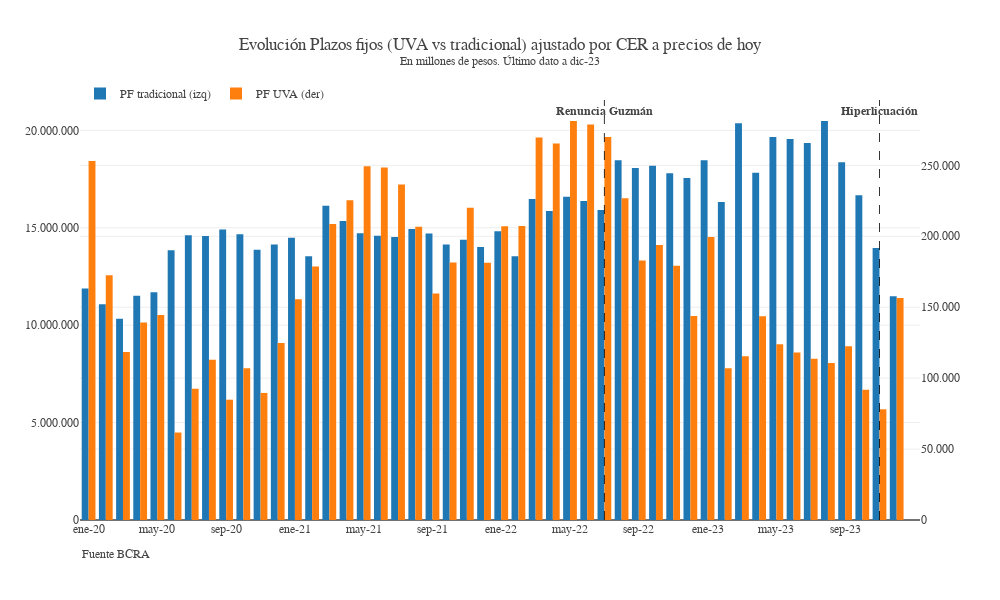

The code cell stored with this chart in its notebook:
### Code cell
fig = go.Figure()

fig.add_trace(go.Bar(x = df_ajustado_mensual.index, y = df_ajustado_mensual["pf_trad_total"], yaxis='y1',offsetgroup=1, name="PF tradicional (izq)"))
fig.add_trace(go.Bar(x = df_ajustado_mensual.index, y = df_ajustado_mensual["pf_uva_total"], yaxis='y2',offsetgroup=2, name = "PF UVA (der)"))
ultimo_dato = df_ajustado_mensual["pf_uva_total"].iloc[-1]
ultimo_mes = df_ajustado_mensual.index[-1]
fig.update_layout(
  template = None, legend_orientation = "h", legend_y=1.05, separators = ",.",
  height = 600, width = 1_000, font_family="georgia",
  title_text = f"Evolución Plazos fijos (UVA vs tradicional) ajustado por CER a precios de hoy<br><sup>En millones de pesos. Último dato a {ultimo_mes}",
  yaxis2=dict(
      overlaying='y',
      side='right',
      tickformat = ","
  )
)
fig.update_yaxes(tickformat = ",")
fig.update_xaxes(nticks = 15)
fig.add_vline(x = "jul-22", line_dash = "dash", line_width=.8)
fig.add_annotation(text="<b>Renuncia Guzmán", x="jul-22",showarrow=False, y = 21_000_000)
fig.add_vline(x="nov-23", line_dash = "dash", line_width = .8)
fig.add_annotation(text="<b>Hiperlicuación", x="nov-23",showarrow=False, y =21_000_000)
fig.add_annotation(text = "Fuente BCRA", xref="paper",yref="paper", x=0, y=-.1, showarrow=False)

### Figure 1 — Plotly figure (JSON) as saved in the notebook; plotly's stock layout.template omitted (floating-point values rounded to 4 significant figures)
{"data": [{"name": "PF tradicional (izq)", "offsetgroup": "1", "type": "bar", "x": ["ene-20", "feb-20", "mar-20", "abr-20", "may-20", "jun-20", "jul-20", "ago-20", "sep-20", "oct-20", "nov-20", "dic-20", "ene-21", "feb-21", "mar-21", "abr-21", "may-21", "jun-21", "jul-21", "ago-21", "sep-21", "oct-21", "nov-21", "dic-21", "ene-22", "feb-22", "mar-22", "abr-22", "may-22", "jun-22", "jul-22", "ago-22", "sep-22", "oct-22", "nov-22", "dic-22", "ene-23", "feb-23", "mar-23", "abr-23", "may-23", "jun-23", "jul-23", "ago-23", "sep-23", "oct-23", "nov-23", "dic-23"], "y": [11880000.0, 11080000.0, 10340000.0, 11520000.0, 11690000.0, 13850000.0, 14620000.0, 14580000.0, 14910000.0, 14660000.0, 13870000.0, 14140000.0, 14480000.0, 13540000.0, 16130000.0, 15350000.0, 14720000.0, 14590000.0, 14520000.0, 14940000.0, 14710000.0, 14140000.0, 14380000.0, 14020000.0, 14820000.0, 13540000.0, 16480000.0, 15860000.0, 16590000.0, 16370000.0, 15920000.0, 18470000.0, 18070000.0, 18180000.0, 17810000.0, 17560000.0, 18460000.0, 16320000.0, 20370000.0, 17830000.0, 19670000.0, 19560000.0, 19350000.0, 20480000.0, 18360000.0, 16670000.0, 13970000.0, 11490000.0], "yaxis": "y"}, {"name": "PF UVA (der)", "offsetgroup": "2", "type": "bar", "x": ["ene-20", "feb-20", "mar-20", "abr-20", "may-20", "jun-20", "jul-20", "ago-20", "sep-20", "oct-20", "nov-20", "dic-20", "ene-21", "feb-21", "mar-21", "abr-21", "may-21", "jun-21", "jul-21", "ago-21", "sep-21", "oct-21", "nov-21", "dic-21", "ene-22", "feb-22", "mar-22", "abr-22", "may-22", "jun-22", "jul-22", "ago-22", "sep-22", "oct-22", "nov-22", "dic-22", "ene-23", "feb-23", "mar-23", "abr-23", "may-23", "jun-23", "jul-23", "ago-23", "sep-23", "oct-23", "nov-23", "dic-23"], "y": [253200.0, 172500.0, 118500.0, 139300.0, 144400.0, 61670.0, 92590.0, 113000.0, 84800.0, 106900.0, 89590.0, 124800.0, 155600.0, 178600.0, 208700.0, 225400.0, 249300.0, 248400.0, 236500.0, 206800.0, 159800.0, 181400.0, 220200.0, 181300.0, 207100.0, 207300.0, 269600.0, 265300.0, 281300.0, 278800.0, 270000.0, 226800.0, 183000.0, 193800.0, 179200.0, 143700.0, 199400.0, 107000.0, 115500.0, 143600.0, 123900.0, 118000.0, 113700.0, 110700.0, 122500.0, 91820.0, 78040.0, 156500.0], "yaxis": "y2"}], "layout": {"annotations": [{"showarrow": false, "text": "<b>Renuncia Guzmán", "x": "jul-22", "y": 21000000}, {"showarrow": false, "text": "<b>Hiperlicuación", "x": "nov-23", "y": 21000000}, {"showarrow": false, "text": "Fuente BCRA", "x": 0, "xref": "paper", "y": -0.1, "yref": "paper"}], "font": {"family": "georgia"}, "height": 600, "legend": {"orientation": "h", "y": 1.05}, "separators": ",.", "shapes": [{"line": {"dash": "dash", "width": 0.8}, "type": "line", "x0": "jul-22", "x1": "jul-22", "xref": "x", "y0": 0, "y1": 1, "yref": "y domain"}, {"line": {"dash": "dash", "width": 0.8}, "type": "line", "x0": "nov-23", "x1": "nov-23", "xref": "x", "y0": 0, "y1": 1, "yref": "y domain"}], "title": {"text": "Evolución Plazos fijos (UVA vs tradicional) ajustado por CER a precios de hoy<br><sup>En millones de pesos. Último dato a dic-23"}, "width": 1000, "xaxis": {"nticks": 15}, "yaxis": {"tickformat": ","}, "yaxis2": {"overlaying": "y", "side": "right", "tickformat": ","}}}
